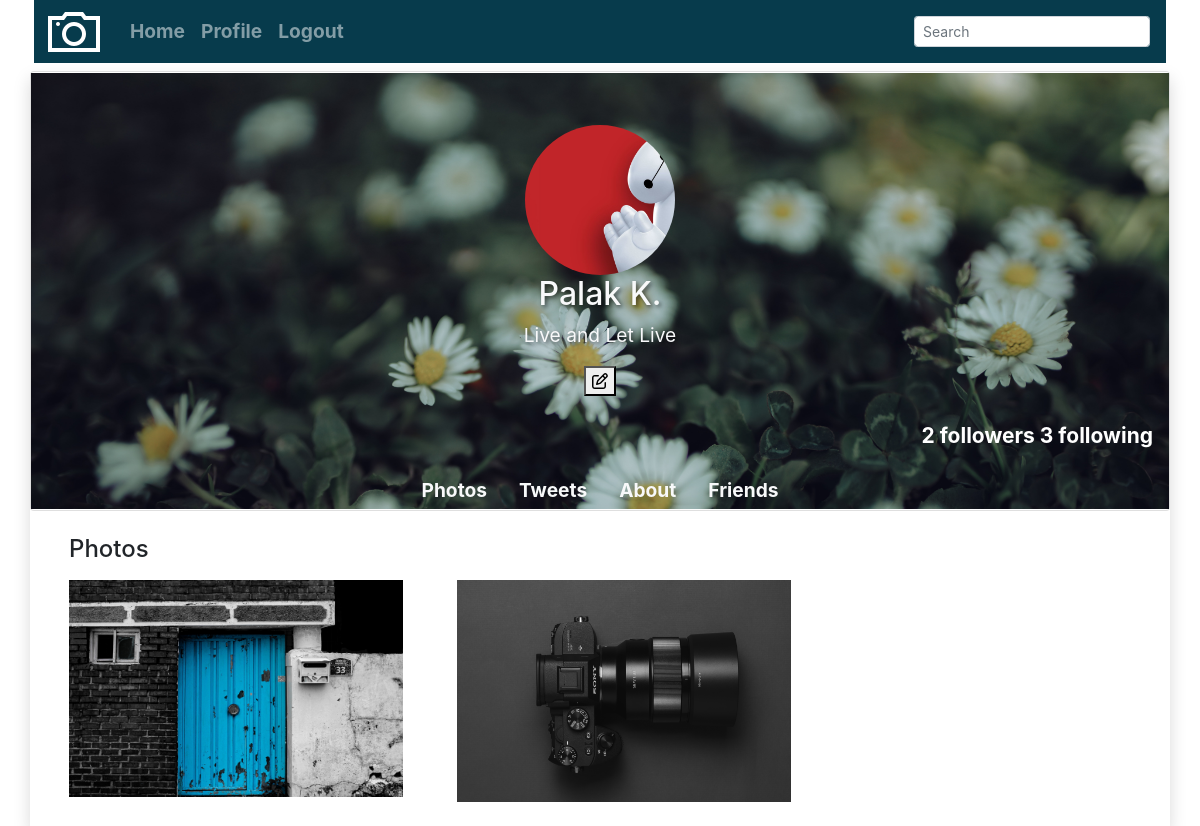
/profile/1/ (signed in), run on the app's committed database.
### social/models.py (models this page shows)
class UserRegister(models.Model):
    id = models.AutoField(primary_key=True)
    name = models.CharField(max_length=200)
    uname = models.CharField(max_length=200, default="")
    email = models.EmailField()
    password = models.CharField(max_length=200)
    rpassword = models.CharField(max_length=200)
    phone = models.IntegerField()
    friends = models.ManyToManyField('self', blank=True)
    bio = models.CharField(max_length=200, default="I am a new user.")
    portfolio_img=models.ImageField(upload_to="portfolio_images",default="default_pro_pic.jpg")
    bg_img=models.ImageField(upload_to="bg_images",default="default_bg_img.jpg")

class UserPost(models.Model):
    id = models.AutoField(primary_key=True)
    user = models.ForeignKey(UserRegister, on_delete=models.CASCADE)
    post = models.CharField(max_length=200)
    likes = models.ManyToManyField(UserRegister, through='Like', related_name='liked_posts')
    post_date = models.DateField(auto_now_add=True)
    post_time = models.TimeField(auto_now_add=True)
    post_image = models.ImageField(upload_to="post_images", default="",blank=True, null=True)
    post_video = models.FileField(upload_to="post_videos", default="",blank=True, null=True)

### social/views.py (the view)
# urls.py: path("profile/<int:user_id>/",profile,name='profile1'),
def profile(request,user_id):
    if 'email' in request.session:
        email = request.session['email']
        user_id = user_id
        try:
            data = UserRegister.objects.get(email=email)
            user_posts=UserPost.objects.filter(user=data)
            user_about=AboutUser.objects.get(user=data)
            user_followers = len(FollowersCount.objects.filter(user=data.name))
            followers=[]
            for i in FollowersCount.objects.filter(user=data.name):
                followers.append(UserRegister.objects.get(name=i.follower))
            user_following = len(FollowersCount.objects.filter(follower=data.name))
            following=[]
            button_text=''
            for i in FollowersCount.objects.filter(follower=data.name):
                following.append(UserRegister.objects.get(name=i.user))
                if FollowersCount.objects.filter(follower=data.name, user=i.user).first():
                    button_text = 'Unfollow'
                else:
                    button_text = 'Follow'
            context = {
                'data': data,
                'user_posts': user_posts,
                'user_about':user_about,
                'user_id':user_id,
                'followers':followers,
                'following':following,
                'user_followers':user_followers,
                'user_following':user_following,
                'button_text': button_text,
            }
            print(user_about)
            return render(request, 'profile.html', context)
        except ObjectDoesNotExist:
            return render(request, 'index.html', {'message': 'User not found.'})
    else:
        return render(request, 'index.html')

### social/templates/profile.html (shortened to what this page needs)
{% extends 'common.html' %}
{% load static %}
{% block content %}
<div class="container shadow">
    <div class="row">
        <div class="card col-12 py-3">
            <div class="banner py-1 d-flex flex-column justify-content-between " id="bg-img"
                style="background-image: url('{{data.bg_img.url}}');">
                <div class="banner-title text-center py-5">
                    {% if data.portfolio_img %}
                    <img src="{{data.portfolio_img.url}}" alt="img" id="pro_pic" class="rounded-circle" width="150px"
                        height="150px">
                    {% endif %}
                    <h2 class="text-light text-shadow display-6">{{data.name}}</h2>
                    <p class="text-light text-shadow font-increase">{{data.bio}}</p>
                    <button class="edit-icon" data-toggle="modal" data-target="#postModal{{ data.id }}"><i
                            class="far fa-edit"></i></button>
                </div>
                <div class="text-right pr-3 mt-n4 mb-3">
                    {% if user_followers == 0 or user_followers == 1 %}
                    <span style="color: white; font-size: 21px;"><b>{{user_followers}} follower </b></span>
                    {% else %}
                    <span style="color: white; font-size: 21px;"><b>{{user_followers}} followers </b></span>
                    {% endif %}
                    <span style="color: white; font-size: 21px;"><b>{{user_following}} following</b></span>
                </div>
                <div class="banner-end d-flex pb-1 justify-content-center align-items-end font-increase">
                    <ul class="nav text-light font-weight-bold">
                        <li class="nav-item nav-link active" onclick="showSection('photos')" style="cursor: pointer;">
                            Photos
                        </li>
                        <li class="nav-item nav-link" onclick="showSection('tweets')" style="cursor: pointer;">
                            Tweets
                        </li>
                        <li class="nav-item nav-link" onclick="showSection('about')" style="cursor: pointer;">About
                        </li>
                        <li class="nav-item nav-link" onclick="showSection('friends')" style="cursor: pointer;">Friends
                        </li>
                    </ul>
                </div>
            </div>
        </div>
        <div class="container py-4 mx-4" id="photos-section">
            <h4>Photos</h4>
            <div class="row mt-3">
                {% for i in user_posts reversed %}
                {%if i.post_image%}
                <div class="col-md-4 mr-4">
                    <div class="item">
                        <a href="{{ i.post_image.url }}" data-lightbox="id">
                            <img src="{{ i.post_image.url }}" alt="" class="img-fluid">
                        </a>
                    </div>
                </div>
                {% endif %}
                {% empty %}
                <div class="ml-3">
                    <h4 class="text-black-50">No Photos yet</h4>
                </div>
                {% endfor %}
            </div>
        </div>
    </div>
    <link rel="stylesheet" href="https://cdnjs.cloudflare.com/ajax/libs/twitter-bootstrap/4.3.1/css/bootstrap.min.css">
    </body>
    {% endblock %}

### social/static/css/style.css (style rules this page uses)
body { background-color: whitesmoke; }
#bg-img { height:436px; background-size: cover; margin:-15px; }
.text-shadow { text-shadow: 2px 2px 4px rgba(0, 0, 0, 0.6); }
#pro_pic { position: relative; object-fit: cover; overflow: hidden; }
.font-increase { font-size: 1.2rem; }

### data on the page
UserRegister: bg_img (picture), portfolio_img (picture), name "Palak K.", bio "Live and Let Live"
UserPost: post_image (picture)
UserPost: post_image (picture)

### other printed values
{{ user_followers }} "2"
{{ user_following }} "3"
